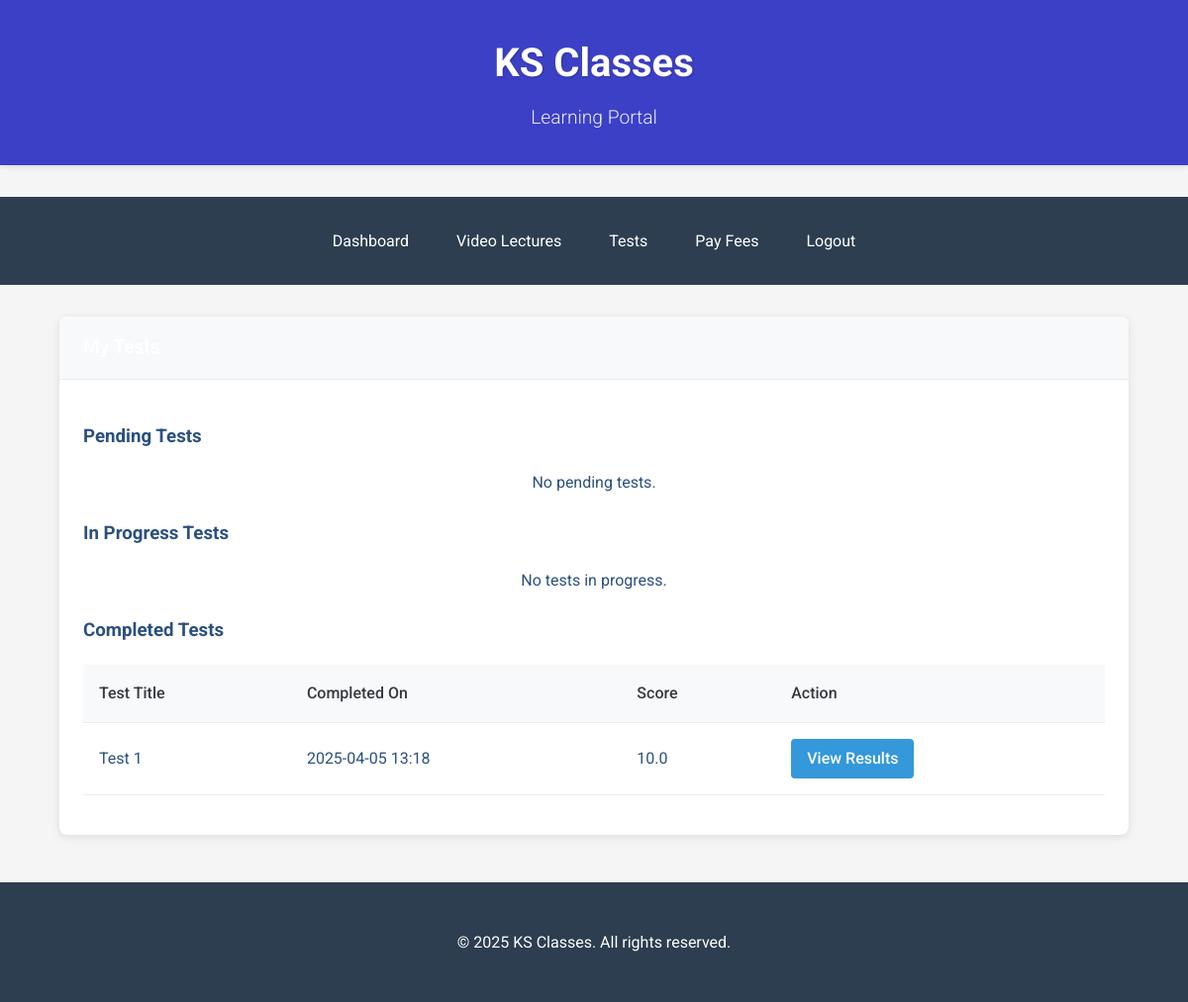
The page /student_tests (signed in) on the database its author committed.
### models.py (models this page shows)
class TestAssignment(db.Model):
    id = db.Column(db.Integer, primary_key=True)
    test_id = db.Column(db.Integer, db.ForeignKey('test.id'), nullable=False)
    student_id = db.Column(db.Integer, db.ForeignKey('student.id'), nullable=False)
    status = db.Column(db.String(20), default='Pending')
    date_assigned = db.Column(db.DateTime, default=datetime.now)
    start_time = db.Column(db.DateTime)
    end_time = db.Column(db.DateTime)
    score = db.Column(db.Float)
    due_date = db.Column(db.DateTime)
    responses = db.relationship('TestResponse', backref='assignment', lazy=True, cascade="all, delete-orphan")
    student = db.relationship('Student')

class Test(db.Model):
    id = db.Column(db.Integer, primary_key=True)
    title = db.Column(db.String(100), nullable=False)
    description = db.Column(db.Text)
    is_timed = db.Column(db.Boolean, default=False)
    time_limit = db.Column(db.Integer)
    content = db.Column(db.Text)
    file_path = db.Column(db.String(255))
    date_created = db.Column(db.DateTime, default=datetime.now)
    admin_id = db.Column(db.Integer, db.ForeignKey('user.id'), nullable=False)
    assignments = db.relationship('TestAssignment', backref='test', lazy=True, cascade="all, delete-orphan")

### app.py (the view, shortened to what this page needs)
@app.route('/student_tests')
@login_required
def student_tests():
    if current_user.role != 'student':
        flash('Unauthorized access: Admin users should use the admin dashboard', 'danger')
        return redirect(url_for('admin_dashboard'))
    student = Student.query.filter_by(user_id=current_user.id).first()
    now = datetime.now()
    pending_assignments = TestAssignment.query.filter_by(student_id=student.id, status='Pending').join(Test).all()
    in_progress_assignments = TestAssignment.query.filter_by(student_id=student.id, status='In Progress').join(Test).all()
    completed_assignments = TestAssignment.query.filter_by(student_id=student.id, status='Completed').join(Test).all()
    return render_template('student_tests.html', pending_assignments=pending_assignments, in_progress_assignments=in_progress_assignments, completed_assignments=completed_assignments, now=now)

### app.py (called while the page is built)
@app.context_processor
def utility_processor():
    def now():
        return datetime.now()
    return dict(now=now)

@login_manager.user_loader
def load_user(user_id):
    return User.query.get(int(user_id))

@app.before_request
def before_request():
    if request.endpoint == 'student_dashboard':
        check_pending_fees()

### templates/student_tests.html (shortened to what this page needs)
<!DOCTYPE html>
<html lang="en">
<head>
    <link rel="stylesheet" href="{{ url_for('static', filename='styles.css') }}">
</head>
<body>
    <div class="header">
        <h1 class="brand">KS Classes</h1>
        <div class="subtitle">Learning Portal</div>
    </div>
    <div class="nav-container">
        <div class="container">
            <div class="navigation">
                <a href="{{ url_for('student_dashboard') }}" class="nav-link">Dashboard</a>
                <a href="{{ url_for('video_lectures') }}" class="nav-link">Video Lectures</a>
                <a href="{{ url_for('student_tests') }}" class="nav-link">Tests</a>
                <a href="{{ url_for('student_tests') }}" class="nav-link">Pay Fees</a>
                <a href="{{ url_for('logout') }}" class="nav-link">Logout</a>
            </div>
        </div>
    </div>
    <div class="container">
        <div class="card">
            <div class="card-header">
            </div>
            <div class="card-body">
                <div class="tests-container">
                    <h3>Pending Tests</h3>
                    {% if pending_assignments %}
                        <table>
                            <thead>
                                <tr>
                                    <th>Test Title</th>
                                    <th>Description</th>
                                    <th>Type</th>
                                    <th>Due Date</th>
                                    <th>Action</th>
                                </tr>
                            </thead>
                            <tbody>
                                {% for assignment in pending_assignments %}
                                <tr>
                                    <td>{{ assignment.test.title }}</td>
                                    <td>{{ assignment.test.description }}</td>
                                    <td>{{ 'Timed (' + assignment.test.time_limit|string + ' mins)' if assignment.test.is_timed else 'Untimed' }}</td>
                                    <td>{{ assignment.due_date.strftime('%Y-%m-%d') if assignment.due_date else 'No deadline' }}</td>
                                    <td>
                                        <a href="{{ url_for('take_test', assignment_id=assignment.id) }}" class="btn btn-primary">Start Test</a>
                                    </td>
                                </tr>
                                {% endfor %}
                            </tbody>
                        </table>
                    {% else %}
                        <p class="text-center">No pending tests.</p>
                    {% endif %}
                </div>
                <div class="tests-container mt-3">
                    <h3>In Progress Tests</h3>
                    {% if in_progress_assignments %}
                        <table>
                            <thead>
                                <tr>
                                    <th>Test Title</th>
                                    <th>Description</th>
                                    <th>Started On</th>
                                    <th>Time Remaining</th>
                                    <th>Action</th>
                                </tr>
                            </thead>
                            <tbody>
                                {% for assignment in in_progress_assignments %}
                                <tr>
                                    <td>{{ assignment.test.title }}</td>
                                    <td>{{ assignment.test.description }}</td>
                                    <td>{{ assignment.start_time.strftime('%Y-%m-%d %H:%M') }}</td>
                                    <td>
                                        {% if assignment.test.is_timed %}
                                            {% set time_elapsed = (now - assignment.start_time).total_seconds() / 60 %}
                                            {% set time_remaining = assignment.test.time_limit - time_elapsed %}
                                            {% if time_remaining > 0 %}
                                                {{ '%d min %d sec'|format(time_remaining|int, (time_remaining * 60) % 60|int) }}
                                            {% else %}
                                                Expired
                                            {% endif %}
                                        {% else %}
                                            No time limit
                                        {% endif %}
                                    </td>
                                    <td>
                                        <a href="{{ url_for('take_test', assignment_id=assignment.id) }}" class="btn btn-warning">Continue Test</a>
                                    </td>
                                </tr>
                                {% endfor %}
                            </tbody>
                        </table>
                    {% else %}
                        <p class="text-center">No tests in progress.</p>
                    {% endif %}
                </div>
                <div class="tests-container mt-3">
                    <h3>Completed Tests</h3>
                    {% if completed_assignments %}
                        <table>
                            <thead>
                                <tr>
                                    <th>Test Title</th>
                                    <th>Completed On</th>
                                    <th>Score</th>
                                    <th>Action</th>
                                </tr>
                            </thead>
                            <tbody>
                                {% for assignment in completed_assignments %}
                                <tr>
                                    <td>{{ assignment.test.title }}</td>
                                    <td>{{ assignment.end_time.strftime('%Y-%m-%d %H:%M') }}</td>
                                    <td>
                                        {% if assignment.score is not none %}
                                            {{ assignment.score }}
                                        {% else %}
                                            Not graded yet
                                        {% endif %}
                                    </td>
                                    <td>
                                        <a href="{{ url_for('view_completed_test', assignment_id=assignment.id) }}" class="btn btn-info">View Results</a>
                                    </td>
                                </tr>
                                {% endfor %}
                            </tbody>
                        </table>
                    {% else %}
                        <p class="text-center">No completed tests.</p>
                    {% endif %}
                </div>
            </div>
        </div>
    </div>
    <div class="footer">
        <p>&copy; 2025 KS Classes. All rights reserved.</p>
    </div>
</body>
</html>

### static/styles.css (style rules this page uses)
:root { --primary: #3a6ea5; --primary-dark: #2a5080; --secondary: #ff9e2c; --light: #f8f9fa; --dark: #343a40; --success: #28a745; --danger: #dc3545; --warning: #ffc107; --info: #17a2b8; --gray: #6c757d; --light-gray: #e9ecef; }
body { font-family: 'Roboto', sans-serif; background-color: var(--light); margin: 0; padding: 0; color: var(--dark); line-height: 1.6; }
.container { width: 90%; max-width: 1200px; margin: 0 auto; padding: 20px; }
.header { background-color: var(--primary); color: white; padding: 1rem 0; box-shadow: 0 2px 5px rgba(0,0,0,0.1); text-align: center; margin-bottom: 2rem; }
.brand { font-size: 2.5rem; font-weight: 700; margin: 0; text-shadow: 1px 1px 2px rgba(0,0,0,0.2); }
.subtitle { font-size: 1.2rem; opacity: 0.9; margin-top: 0.5rem; }
.nav-container { background-color: var(--primary-dark); padding: 0.5rem 0; }
.navigation { display: flex; justify-content: flex-end; padding: 0 1rem; }
.nav-link { color: white; text-decoration: none; padding: 0.5rem 1rem; margin: 0 0.5rem; border-radius: 4px; transition: background-color 0.3s; }
.card { background: white; border-radius: 8px; box-shadow: 0 2px 10px rgba(0,0,0,0.1); margin-bottom: 2rem; overflow: hidden; }
.card-header { background-color: var(--primary); color: white; padding: 1rem; font-size: 1.25rem; font-weight: 500; }
.card-body { padding: 1.5rem; }
table { width: 100%; border-collapse: collapse; margin: 1rem 0; font-size: 1rem; }
th, td { padding: 0.75rem; text-align: left; border-bottom: 1px solid var(--light-gray); }
th { background-color: var(--light-gray); color: var(--dark); font-weight: 600; }
.btn { display: inline-block; font-weight: 500; text-align: center; vertical-align: middle; cursor: pointer; padding: 0.5rem 1rem; font-size: 1rem; line-height: 1.5; border-radius: 4px; transition: all 0.2s; text-decoration: none; border: none; }
.text-center { text-align: center; }
.mt-3 { margin-top: 1.5rem; }
.footer { background-color: var(--primary-dark); color: white; text-align: center; padding: 1.5rem 0; margin-top: 2rem; }
body { font-family: 'Roboto', sans-serif; line-height: 1.6; margin: 0; padding: 0; background-color: #f5f5f5; color: #333; }
.header { background-color: #3c40c6; color: white; text-align: center; padding: 2rem 1rem; margin-bottom: 2rem; }
.brand { margin: 0; font-size: 2.5rem; font-weight: 700; }
.subtitle { font-size: 1.2rem; font-weight: 300; margin-top: 0.5rem; }
.container { max-width: 1200px; margin: 0 auto; padding: 0 1rem; }
.nav-container { background-color: #2c3e50; margin-bottom: 2rem; }
.navigation { display: flex; justify-content: center; padding: 1rem 0; }
.card { background-color: white; border-radius: 8px; box-shadow: 0 2px 10px rgba(0, 0, 0, 0.1); margin-bottom: 2rem; overflow: hidden; }
.card-header { background-color: #f8f9fa; padding: 1rem 1.5rem; border-bottom: 1px solid #e9ecef; font-weight: 500; font-size: 1.2rem; display: flex; justify-content: space-between; align-items: center; }
.btn { display: inline-block; padding: 0.5rem 1rem; border-radius: 4px; text-decoration: none; cursor: pointer; font-weight: 500; transition: background-color 0.3s, transform 0.2s; border: none; }
.btn-info { background-color: #3498db; color: white; }
table { width: 100%; border-collapse: collapse; }
table th, table td { padding: 1rem; text-align: left; border-bottom: 1px solid #e9ecef; }
table th { background-color: #f8f9fa; font-weight: 500; }
.footer { text-align: center; padding: 2rem 0; margin-top: 3rem; background-color: #2c3e50; color: white; }
.card-body { color: #2a5080; }
table td { color: #2a5080; }
::placeholder { color: #8ab0d1; opacity: 0.7; }

### rows shown on the page
TestAssignment: test "Test 1", end_time "2025-04-05 13:18", score "10.0"
